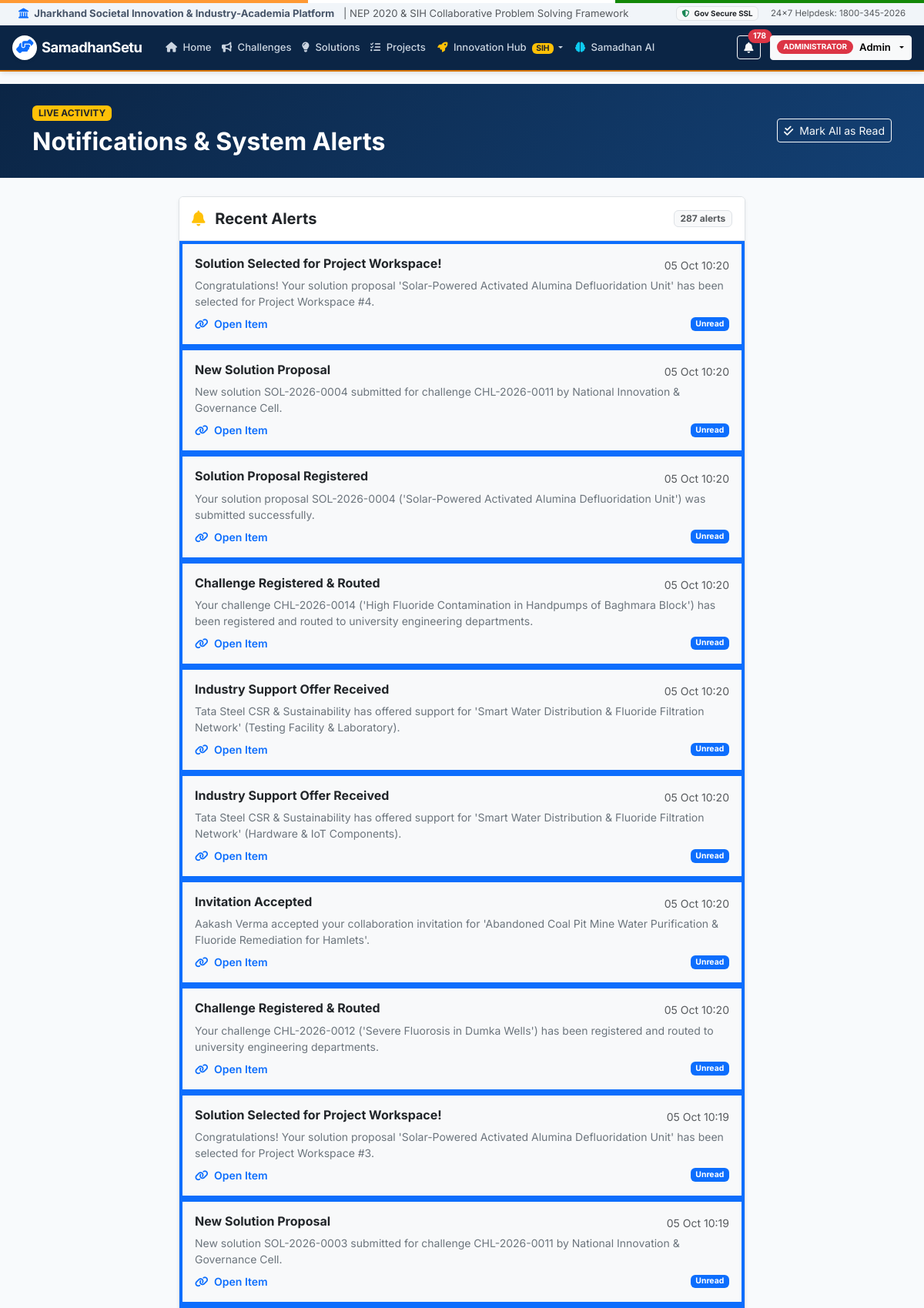
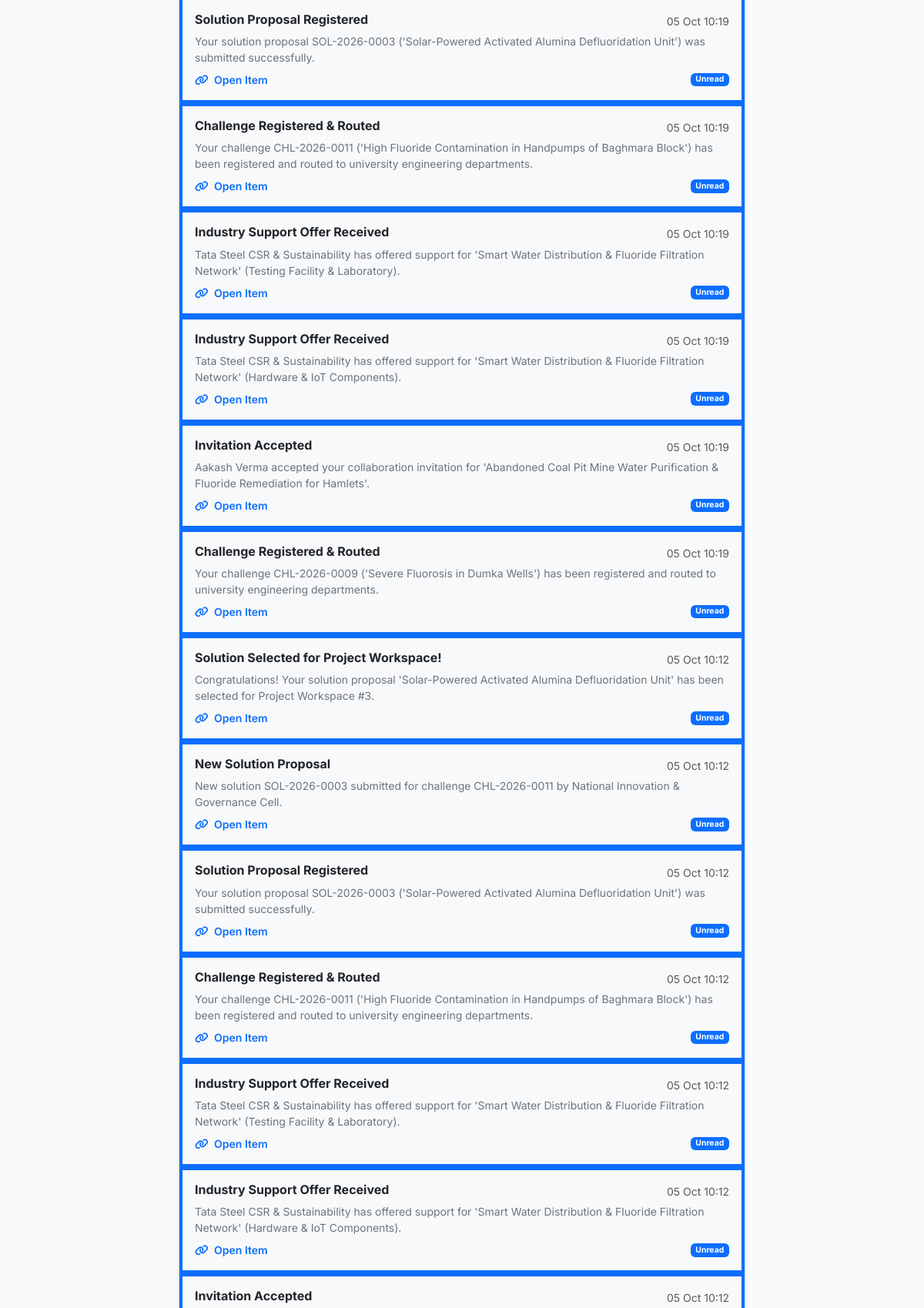
Page /notifications (signed in, upper part) on the committed database (2 pictures, top to bottom).
### app.py (models this page shows)
class Notification(db.Model):
    __tablename__ = 'notifications'
    id = db.Column(db.Integer, primary_key=True)
    user_id = db.Column(db.Integer, db.ForeignKey('users.id'), nullable=False)
    title = db.Column(db.String(200), nullable=False)
    message = db.Column(db.Text, nullable=False)
    link = db.Column(db.String(250), default='#')
    is_read = db.Column(db.Boolean, default=False)
    created_at = db.Column(db.DateTime, default=datetime.utcnow)

### app.py (the view)
@app.route('/notifications')
@login_required
def notifications():
    user = get_current_user()
    user_notifications = Notification.query.filter_by(user_id=user.id).order_by(Notification.created_at.desc()).all()
    return render_template('notifications.html', notifications=user_notifications)

### app.py (called while the page is built)
def login_required(f):
    @wraps(f)
    def decorated_function(*args, **kwargs):
        if 'user_id' not in session:
            flash('Please login or create an account to continue.', 'warning')
            return redirect(url_for('login', next=request.url))
        return f(*args, **kwargs)
    return decorated_function

def get_current_user():
    if 'user_id' in session:
        return User.query.get(session['user_id'])
    return None

@app.context_processor
def inject_global_data():
    current_user = get_current_user()
    unread_notifications_count = 0
    if current_user:
        unread_notifications_count = Notification.query.filter_by(
            user_id=current_user.id, is_read=False
        ).count()
    is_admin = bool((current_user and current_user.user_type == 'ADMINISTRATOR') or (session.get('user_role') == 'ADMINISTRATOR'))
    return {
        'current_user': current_user,
        'is_admin': is_admin,
        'unread_count': unread_notifications_count,
        'all_categories': CATEGORIES,
        'all_departments': DEPARTMENTS,
        'all_priorities': PRIORITY_LEVELS,
        'all_statuses': CHALLENGE_STATUSES,
        'all_user_types': PUBLIC_USER_TYPES,
        'now': datetime.utcnow()
    }

### templates/notifications.html (shortened to what this page needs)
{% extends "base.html" %}
{% block content %}
<div class="bg-primary text-white py-4 mb-4" style="background: linear-gradient(135deg, #0b2545 0%, #134074 100%);">
    <div class="container">
        <div class="d-flex justify-content-between align-items-center">
            <div>
                <span class="badge bg-warning text-dark text-uppercase px-2 py-1 mb-2 fw-bold">Live Activity</span>
                <h2 class="fw-bold mb-1">Notifications & System Alerts</h2>
            </div>
            {% if notifications %}
                <form method="POST" action="{{ url_for('mark_all_notifications_read') }}">
                    <button type="submit" class="btn btn-outline-light btn-sm">
                        <i class="fas fa-check-double me-1"></i> Mark All as Read
                    </button>
                </form>
            {% endif %}
        </div>
    </div>
</div>
<div class="container mb-5">
    <div class="row justify-content-center">
        <div class="col-lg-8">
            <div class="card border shadow-sm">
                <div class="card-header bg-white py-3 border-bottom d-flex justify-content-between align-items-center">
                    <h5 class="fw-bold text-dark mb-0"><i class="fas fa-bell text-warning me-2"></i> Recent Alerts</h5>
                    <span class="badge bg-light text-muted border">{{ notifications|length }} alerts</span>
                </div>
                <div class="card-body p-0">
                    {% if notifications %}
                        <div class="list-group list-group-flush">
                            {% for n in notifications %}
                            <a href="{{ url_for('read_notification', notif_id=n.id) }}" class="list-group-item list-group-item-action p-3 {% if not n.is_read %}bg-light border-start border-4 border-primary{% endif %}">
                                <div class="d-flex w-100 justify-content-between align-items-center mb-1">
                                    <h6 class="mb-1 fw-bold text-dark">{{ n.title }}</h6>
                                    <small class="text-muted">{{ n.created_at.strftime('%d %b %H:%M') }}</small>
                                </div>
                                <p class="mb-1 text-secondary small">{{ n.message }}</p>
                                <div class="d-flex justify-content-between align-items-center mt-2">
                                    <span class="small text-primary fw-semibold"><i class="fas fa-link me-1"></i> Open Item</span>
                                    {% if not n.is_read %}
                                        <span class="badge bg-primary text-white" style="font-size: 0.65rem;">Unread</span>
                                    {% else %}
                                        <span class="badge bg-secondary-subtle text-secondary" style="font-size: 0.65rem;">Read</span>
                                    {% endif %}
                                </div>
                            </a>
                            {% endfor %}
                        </div>
                    {% else %}
                        <div class="text-center py-5 text-muted">
                            <i class="fas fa-bell-slash fa-3x text-muted mb-3 opacity-50"></i>
                            <h5 class="fw-bold text-dark">No Notifications</h5>
                            <p class="small">You're all caught up! Updates regarding challenges, solution reviews, and team invitations will appear here.</p>
                        </div>
                    {% endif %}
                </div>
            </div>
        </div>
    </div>
</div>
{% endblock %}

### static/css/style.css (style rules this page uses)
:root { --primary-navy: #0b2545; --primary-blue: #134074; --navy-light: #1d3557; --accent-gold: #d97706; --accent-saffron: #f97316; --impact-green: #059669; --impact-green-light: #d1fae5; --text-dark: #0f172a; --text-muted: #64748b; --bg-slate: #f8fafc; --card-bg: #ffffff; --border-color: #e2e8f0; --shadow-sm: 0 1px 3px rgba(0, 0, 0, 0.07), 0 1px 2px rgba(0, 0, 0, 0.04); --shadow-md: 0 4px 6px -1px rgba(0, 0, 0, 0.08), 0 2px 4px -1px rgba(0, 0, 0, 0.04); --shadow-lg: 0 10px 15px -3px rgba(0, 0, 0, 0.09), 0 4px 6px -2px rgba(0, 0, 0, 0.04); --shadow-xl: 0 20px 25px -5px rgba(0, 0, 0, 0.1), 0 10px 10px -5px rgba(0, 0, 0, 0.04); --radius-sm: 6px; --radius-md: 10px; --radius-lg: 14px; }
html, body { overflow-x: clip; max-width: 100vw; width: 100%; }
body { font-family: 'Inter', -apple-system, BlinkMacSystemFont, 'Segoe UI', Roboto, Helvetica, Arial, sans-serif; background-color: var(--bg-slate); color: var(--text-dark); min-height: 100vh; display: flex; flex-direction: column; }

### rows in the picture
Notification: title "Solution Selected for Project Workspace!", created_at "05 Oct 10:20", message "Congratulations! Your solution proposal 'Solar-Powered Activated Alumina Defluoridation Unit' has been selected for Project Workspace #4.", is_read "Unread"
Notification: title "New Solution Proposal", created_at "05 Oct 10:20", message "New solution SOL-2026-0004 submitted for challenge CHL-2026-0011 by National Innovation & Governance Cell.", is_read "Unread"
Notification: title "Solution Proposal Registered", created_at "05 Oct 10:20", message "Your solution proposal SOL-2026-0004 ('Solar-Powered Activated Alumina Defluoridation Unit') was submitted successfully.", is_read "Unread"
Notification: title "Challenge Registered & Routed", created_at "05 Oct 10:20", message "Your challenge CHL-2026-0014 ('High Fluoride Contamination in Handpumps of Baghmara Block') has been registered and routed to university engineering departments.", is_read "Unread"
Notification: title "Industry Support Offer Received", created_at "05 Oct 10:20", message "Tata Steel CSR & Sustainability has offered support for 'Smart Water Distribution & Fluoride Filtration Network' (Testing Facility & Laboratory).", is_read "Unread"
Notification: title "Industry Support Offer Received", created_at "05 Oct 10:20", message "Tata Steel CSR & Sustainability has offered support for 'Smart Water Distribution & Fluoride Filtration Network' (Hardware & IoT Components).", is_read "Unread"
Notification: title "Invitation Accepted", created_at "05 Oct 10:20", message "Aakash Verma accepted your collaboration invitation for 'Abandoned Coal Pit Mine Water Purification & Fluoride Remediation for Hamlets'.", is_read "Unread"
Notification: title "Challenge Registered & Routed", created_at "05 Oct 10:20", message "Your challenge CHL-2026-0012 ('Severe Fluorosis in Dumka Wells') has been registered and routed to university engineering departments.", is_read "Unread"
Notification: title "Solution Selected for Project Workspace!", created_at "05 Oct 10:19", message "Congratulations! Your solution proposal 'Solar-Powered Activated Alumina Defluoridation Unit' has been selected for Project Workspace #3.", is_read "Unread"
Notification: title "New Solution Proposal", created_at "05 Oct 10:19", message "New solution SOL-2026-0003 submitted for challenge CHL-2026-0011 by National Innovation & Governance Cell.", is_read "Unread"
Notification: title "Solution Proposal Registered", created_at "05 Oct 10:19", message "Your solution proposal SOL-2026-0003 ('Solar-Powered Activated Alumina Defluoridation Unit') was submitted successfully.", is_read "Unread"
Notification: title "Challenge Registered & Routed", created_at "05 Oct 10:19", message "Your challenge CHL-2026-0011 ('High Fluoride Contamination in Handpumps of Baghmara Block') has been registered and routed to university engineering departments.", is_read "Unread"
Notification: title "Industry Support Offer Received", created_at "05 Oct 10:19", message "Tata Steel CSR & Sustainability has offered support for 'Smart Water Distribution & Fluoride Filtration Network' (Testing Facility & Laboratory).", is_read "Unread"
Notification: title "Industry Support Offer Received", created_at "05 Oct 10:19", message "Tata Steel CSR & Sustainability has offered support for 'Smart Water Distribution & Fluoride Filtration Network' (Hardware & IoT Components).", is_read "Unread"
Notification: title "Invitation Accepted", created_at "05 Oct 10:19", message "Aakash Verma accepted your collaboration invitation for 'Abandoned Coal Pit Mine Water Purification & Fluoride Remediation for Hamlets'.", is_read "Unread"
Notification: title "Challenge Registered & Routed", created_at "05 Oct 10:19", message "Your challenge CHL-2026-0009 ('Severe Fluorosis in Dumka Wells') has been registered and routed to university engineering departments.", is_read "Unread"
Notification: title "Solution Selected for Project Workspace!", created_at "05 Oct 10:12", message "Congratulations! Your solution proposal 'Solar-Powered Activated Alumina Defluoridation Unit' has been selected for Project Workspace #3.", is_read "Unread"
Notification: title "New Solution Proposal", created_at "05 Oct 10:12", message "New solution SOL-2026-0003 submitted for challenge CHL-2026-0011 by National Innovation & Governance Cell.", is_read "Unread"
Notification: title "Solution Proposal Registered", created_at "05 Oct 10:12", message "Your solution proposal SOL-2026-0003 ('Solar-Powered Activated Alumina Defluoridation Unit') was submitted successfully.", is_read "Unread"
Notification: title "Challenge Registered & Routed", created_at "05 Oct 10:12", message "Your challenge CHL-2026-0011 ('High Fluoride Contamination in Handpumps of Baghmara Block') has been registered and routed to university engineering departments.", is_read "Unread"
Notification: title "Industry Support Offer Received", created_at "05 Oct 10:12", message "Tata Steel CSR & Sustainability has offered support for 'Smart Water Distribution & Fluoride Filtration Network' (Testing Facility & Laboratory).", is_read "Unread"
Notification: title "Industry Support Offer Received", created_at "05 Oct 10:12", message "Tata Steel CSR & Sustainability has offered support for 'Smart Water Distribution & Fluoride Filtration Network' (Hardware & IoT Components).", is_read "Unread"
Notification: title "Invitation Accepted", created_at "05 Oct 10:12"

### other values in the picture
{{ unread_count }} "178"
{{ notifications|length }} "287"
